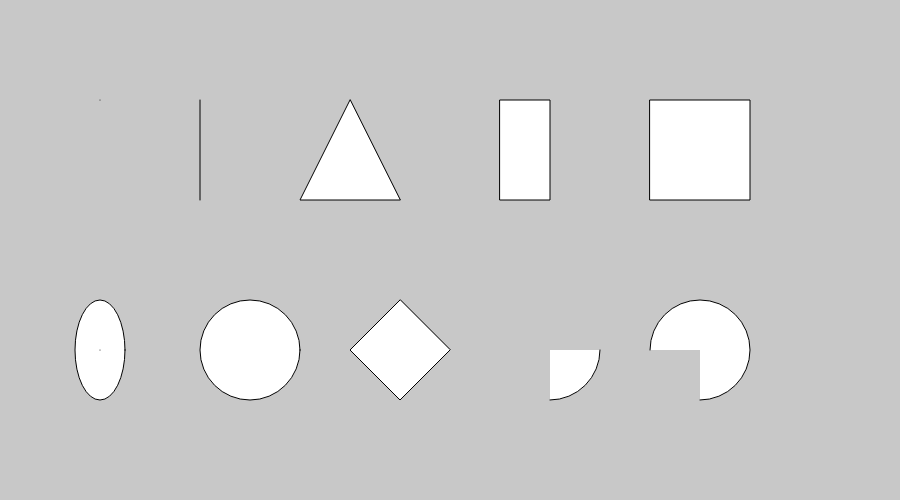
Frame 1 (no input)
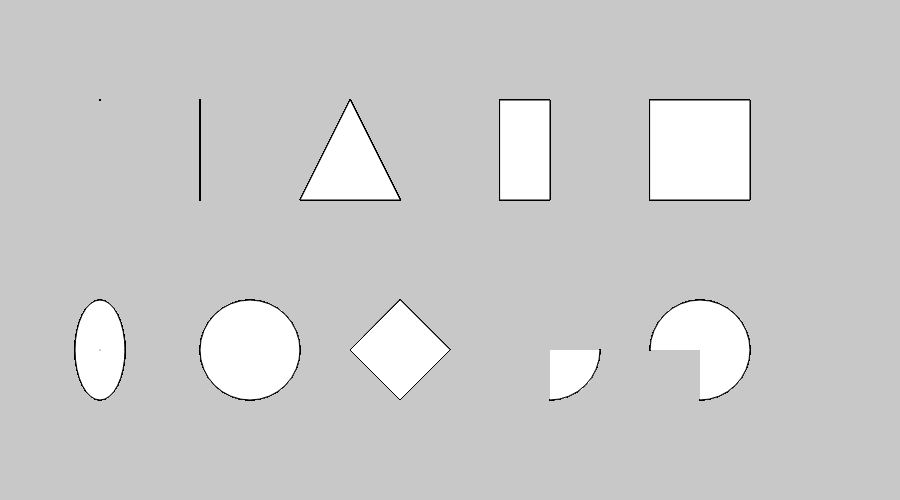
Frame 60 (no input)
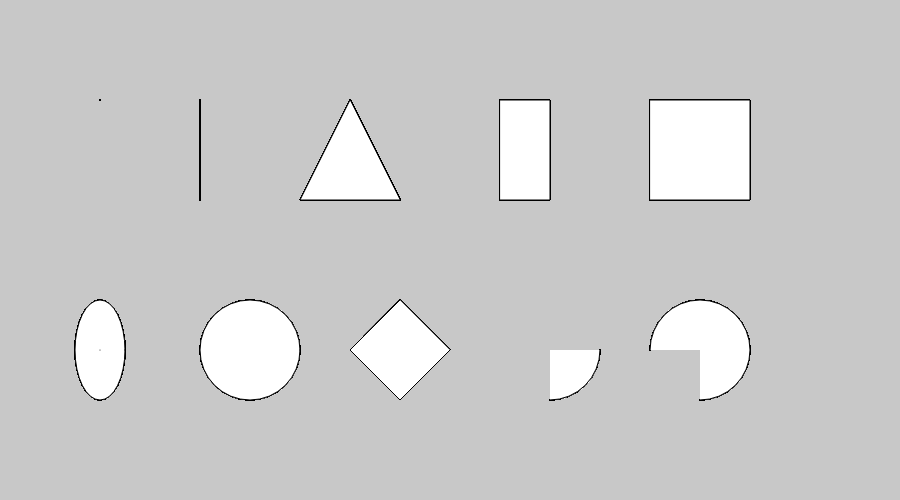
Frame 120 (the mouse pressed at the canvas centre since frame 60)

The p5.js sketch that drew these frames (run headless with seeded random() and noise() and a simulated clock; from frame 60 on, the mouse is pressed at the canvas centre):

// p5.js sketch
// ── sketch.js
function setup() {
  // put setup code here
  createCanvas(900,500);
  background(200);
}

function draw() {
  // put drawing code here
  // draw a single pixel at 100,100
  // you might have to look hard to see the single pixel
  point(100,100);

  // draw a line from 200,100 to 200,200
  line(200,100,200,200);

  // draw a triangle
  // read the parameters in sets of 2 as the triangles vertices
  triangle(350,100,300,200,400,200);

  // draw a rectangle
  // first 2 parameters are the top left corner
  // 3rd parameter is width
  // 4th parameter is height
  rect(500,100,50,100);

  // draw a square
  // we use the same command as for the rectangle
  // but width and height are the same
  rect(650,100,100,100);

  // draw an ellipse
  // by default ellipses are drawn from the center
  // first 2 parameters are the center of the ellipse
  // 3rd parameter is width
  // 4th parameter is height
  ellipse(100,350,50,100);
  // the following point is so you can visualise the ellipse being drawn from the center
  point(100,350);

  // draw a circle
  // a circle is an ellipse with the same width and height
  ellipse(250,350,100,100);

  // draw a quad
  // a quad is a 4 sides shape
  // same idea as triangle, except with 4 pairs of co-ordinates
  quad(400,300,350,350,400,400,450,350);

  // draw an arc
  // we will talk much more about this one in class as its a bit more tricky
  // the first four parameters are the same as ellipse, followed by a start point and end point
  // start and end are defined in radians (a no fun way of thinking about points on a circle)
  arc(550,350, 100, 100, 0, HALF_PI);

  // draw another arc,
  // but now we define start point and endpoint in degrees
  // its much easier to think in degrees
  // 1 circle = 360 degrees
  // we use the radians function to convert from degrees to radians for us
  arc(700,350, 100, 100, radians(180), radians(90));
}
